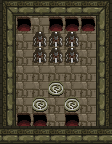

Below is a game level as drawn by its tile map, then a one-line description and the .tmx file that defines it, in full:
An orthogonal 7x9 tile map with 16x16 px tiles, 5 tile layers (Environment, Bottom Decoration, Triggers, Objects, ...), 2 tilesets.

<map version="1.0" orientation="orthogonal" renderorder="right-down" width="7" height="9" tilewidth="16" tileheight="16" nextobjectid="4">
 <tileset firstgid="1" name="tilemap" tilewidth="16" tileheight="16" tilecount="64" columns="8">
  <image source="../tileset.png" trans="ffffff" width="128" height="128" />
  <tile id="0">
   <properties>
    <property name="type" value="solid" />
   </properties>
  </tile>
  <tile id="1">
   <properties>
    <property name="type" value="solid" />
   </properties>
  </tile>
  <tile id="2">
   <properties>
    <property name="type" value="solid" />
   </properties>
  </tile>
  <tile id="3">
   <properties>
    <property name="type" value="solid" />
   </properties>
  </tile>
  <tile id="4">
   <properties>
    <property name="type" value="solid" />
   </properties>
  </tile>
  <tile id="6">
   <properties>
    <property name="form" type="int" value="2" />
    <property name="type" value="shifter" />
   </properties>
  </tile>
  <tile id="7">
   <properties>
    <property name="form" type="int" value="1" />
    <property name="type" value="shifter" />
   </properties>
  </tile>
  <tile id="10">
   <properties>
    <property name="type" value="pit" />
   </properties>
  </tile>
  <tile id="11">
   <properties>
    <property name="type" value="altar" />
   </properties>
  </tile>
  <tile id="12">
   <properties>
    <property name="type" value="solid" />
   </properties>
  </tile>
  <tile id="13">
   <properties>
    <property name="form" type="int" value="0" />
    <property name="type" value="goal" />
   </properties>
  </tile>
  <tile id="16">
   <properties>
    <property name="form" type="int" value="0" />
    <property name="type" value="goal" />
   </properties>
  </tile>
  <tile id="17">
   <properties>
    <property name="form" type="int" value="2" />
    <property name="type" value="goal" />
   </properties>
  </tile>
  <tile id="18">
   <properties>
    <property name="form" type="int" value="3" />
    <property name="type" value="goal" />
   </properties>
  </tile>
  <tile id="19">
   <properties>
    <property name="form" type="int" value="1" />
    <property name="type" value="goal" />
   </properties>
  </tile>
  <tile id="24">
   <properties>
    <property name="form" type="int" value="0" />
    <property name="type" value="shifter" />
   </properties>
  </tile>
  <tile id="25">
   <properties>
    <property name="form" type="int" value="2" />
    <property name="type" value="shifter" />
   </properties>
  </tile>
  <tile id="26">
   <properties>
    <property name="form" type="int" value="3" />
    <property name="type" value="shifter" />
   </properties>
  </tile>
  <tile id="27">
   <properties>
    <property name="form" type="int" value="1" />
    <property name="type" value="shifter" />
   </properties>
  </tile>
  <tile id="32">
   <properties>
    <property name="type" value="teleport" />
   </properties>
  </tile>
  <tile id="33">
   <properties>
    <property name="type" value="teleport" />
   </properties>
  </tile>
  <tile id="41">
   <properties>
    <property name="form" type="int" value="0" />
    <property name="type" value="goal" />
   </properties>
  </tile>
 </tileset>
 <tileset firstgid="65" name="sprites" tilewidth="16" tileheight="16" tilecount="64" columns="8">
  <image source="../src/sprites.png" width="128" height="128" />
  <tile id="8">
   <properties>
    <property name="type" value="blot" />
   </properties>
  </tile>
  <tile id="13">
   <properties>
    <property name="type" value="boulder" />
   </properties>
  </tile>
 </tileset>
 <layer name="Environment" width="7" height="9">
  <data encoding="csv">
1,2,2,2,2,2,3,
4,9,9,9,9,9,5,
4,9,9,9,9,9,5,
4,9,9,9,9,9,5,
4,9,9,9,9,9,5,
4,9,9,9,9,9,5,
4,9,9,9,9,9,5,
4,9,9,9,9,9,5,
2,2,2,2,2,2,2
</data>
 </layer>
 <layer name="Bottom Decoration" width="7" height="9">
  <data encoding="csv">
0,0,0,0,0,0,0,
0,0,0,0,0,0,0,
0,0,0,0,0,0,0,
0,0,0,0,0,0,0,
0,0,0,0,0,0,0,
0,0,0,0,0,0,0,
0,0,0,0,0,0,0,
0,0,0,0,0,0,0,
0,0,0,0,0,0,0
</data>
 </layer>
 <layer name="Triggers" width="7" height="9">
  <data encoding="csv">
0,0,0,0,0,0,0,
0,11,0,11,11,11,0,
0,0,0,0,0,0,0,
0,0,0,0,0,0,0,
0,0,0,0,0,0,0,
0,0,0,17,0,0,0,
0,0,17,0,17,0,0,
0,11,11,0,11,0,0,
0,0,0,0,0,0,0
</data>
 </layer>
 <layer name="Objects" width="7" height="9">
  <data encoding="csv">
0,0,0,0,0,0,0,
0,0,0,0,0,0,0,
0,0,73,73,73,0,0,
0,0,73,73,73,0,0,
0,0,0,0,0,0,0,
0,0,0,0,0,0,0,
0,0,0,0,0,0,0,
0,0,0,0,0,0,0,
0,0,0,0,0,0,0
</data>
 </layer>
 <layer name="Top Decoration" width="7" height="9">
  <data encoding="csv">
0,0,0,0,0,0,0,
0,0,0,0,0,0,0,
0,0,0,0,0,0,0,
0,0,0,0,0,0,0,
0,0,0,0,0,0,0,
0,0,0,0,0,0,0,
0,0,0,0,0,0,0,
10,10,10,10,10,10,10,
0,0,0,0,0,0,0
</data>
 </layer>
</map>